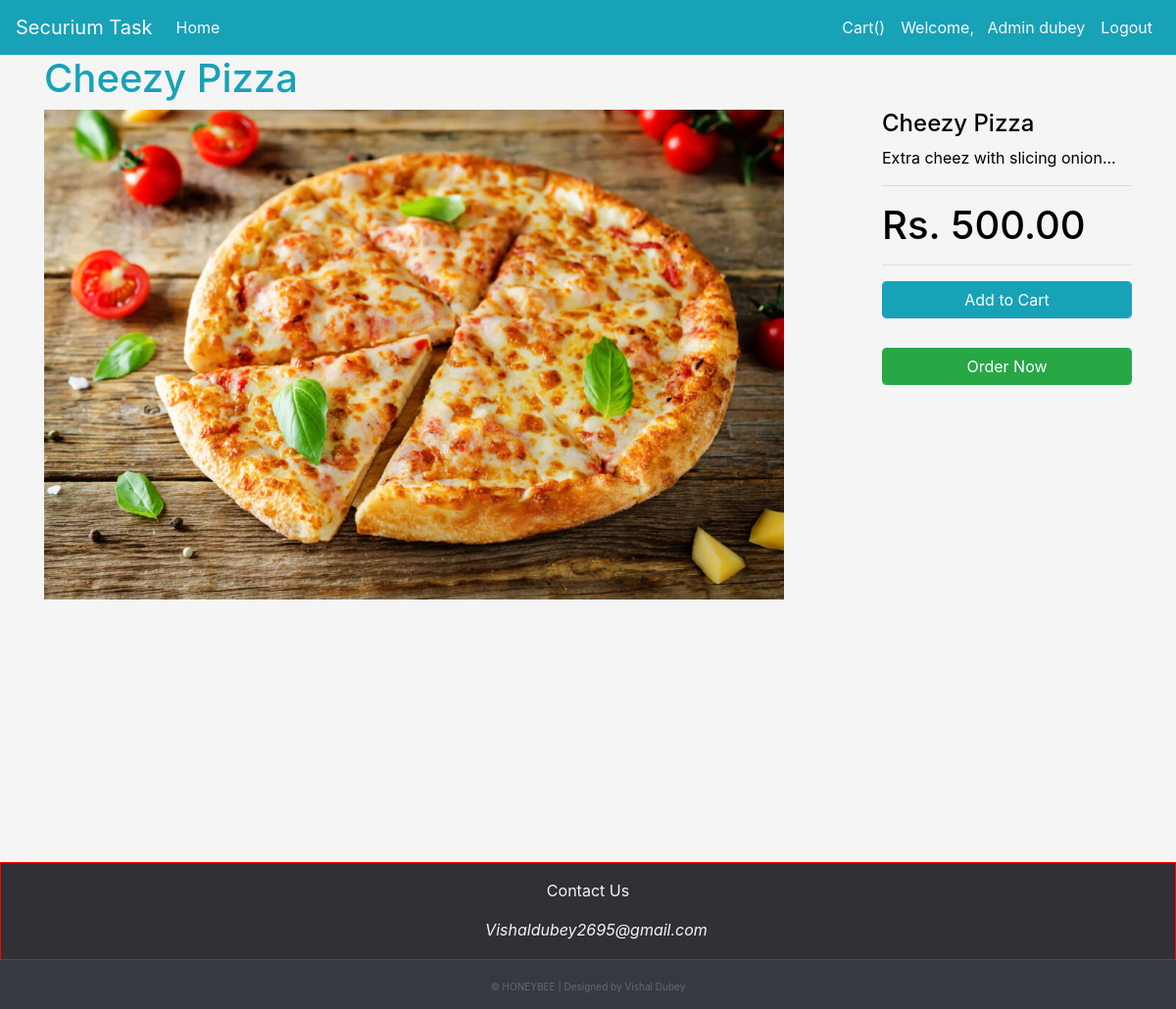
Page /show/1 (signed in) on the committed database.
### app/models.py (models this page shows)
class Products(models.Model):
    title = models.CharField(max_length=50)
    desc = models.TextField(max_length=100)
    price = models.DecimalField(decimal_places=2, max_digits=100)
    pics = models.ImageField(null=True, blank=True, upload_to='pics')
    tym = models.DateTimeField(auto_now_add=True, auto_now=False)
    utym = models.DateTimeField(auto_now_add=False, auto_now=True)
    offer = models.BooleanField(default=False)

### app/views.py (the view)
# urls.py: path('show/<int:id>', views.preview, name='show'),
@login_required(login_url=('/'))
def preview(request, id):
    item = get_object_or_404(Products, id=id)
    return render(request, 'app/show.html', {'item':item})

### app/templates/app/show.html (shortened to what this page needs)
{% extends 'app/base.html' %}
{% block content %}
<div class="container">
<h1 class="text-info">{{item.title}}</h1>
<div class="row">
    <div class="col-sm-8">
        <img src="{{item.pics.url}}" alt="Pizza" height="500px">
    </div>
    <div class="col-sm-3 offset-1">
        <h4>{{item.title}}</h4>
        <p>{{item.desc}}</p>
        <hr>
        <h1><p>Rs.&nbsp;{{item.price}}</p></h1>
        <hr>
        <div><button class="btn btn-info form-control"><a href="{% url 'add' item.id %}" style="text-decoration: none; color: white;">Add to Cart</a> </button></div>
        <div style="margin-top: 30px;"><button class="btn btn-success form-control"><a href="{% url 'bill' item.id %}" style="text-decoration: none; color: white;">Order Now</a></button></div>
    </div>
</div>
</div>
{% endblock content %}

### app/templates/app/bar.html (shortened to what this page needs)
{% load static %}
<nav class="navbar navbar-expand-lg navbar-light bg-info">
  <a class="navbar-brand text-light" href="{% url 'home' %}">Securium Task</a>
  <div class="collapse navbar-collapse" id="navbarNavDropdown">
    <ul class="navbar-nav">
      {% if request.user.is_authenticated %}
      <li class="nav-item active">
        <a class="nav-link text-light" href="{% url 'home' %}">Home <span class="sr-only">(current)</span></a>
      </li>
      {% endif %}
    </ul>
    <ul class="navbar-nav ml-auto">
      <li class="nav-items">
        <a href="{% url 'cart' %}" class="nav-link text-light">Cart({{request.session.key}})</a>
      </li>
      {% if request.user.is_authenticated %}
      <li class="nav-items">
        <a href="" class="nav-link text-light">Welcome, &nbsp; {{request.user.get_full_name|capfirst}}</a>
      </li>
      <li class="nav-items">
        <a href="{% url 'logout' %}" class="nav-link text-light">Logout</a>
      </li>
      {% endif %}
    </ul>
  </div>
</nav>

### static/css/style.css (style rules this page uses)
html, body { height: 100%; background-color:whitesmoke; color: black; }

### rows in the picture
Products: title "Cheezy Pizza", pics (picture), desc "Extra cheez with slicing onion...", price "500.00"

### other values in the picture
{{ request.user.get_full_name|capfirst }} "Admin dubey"
